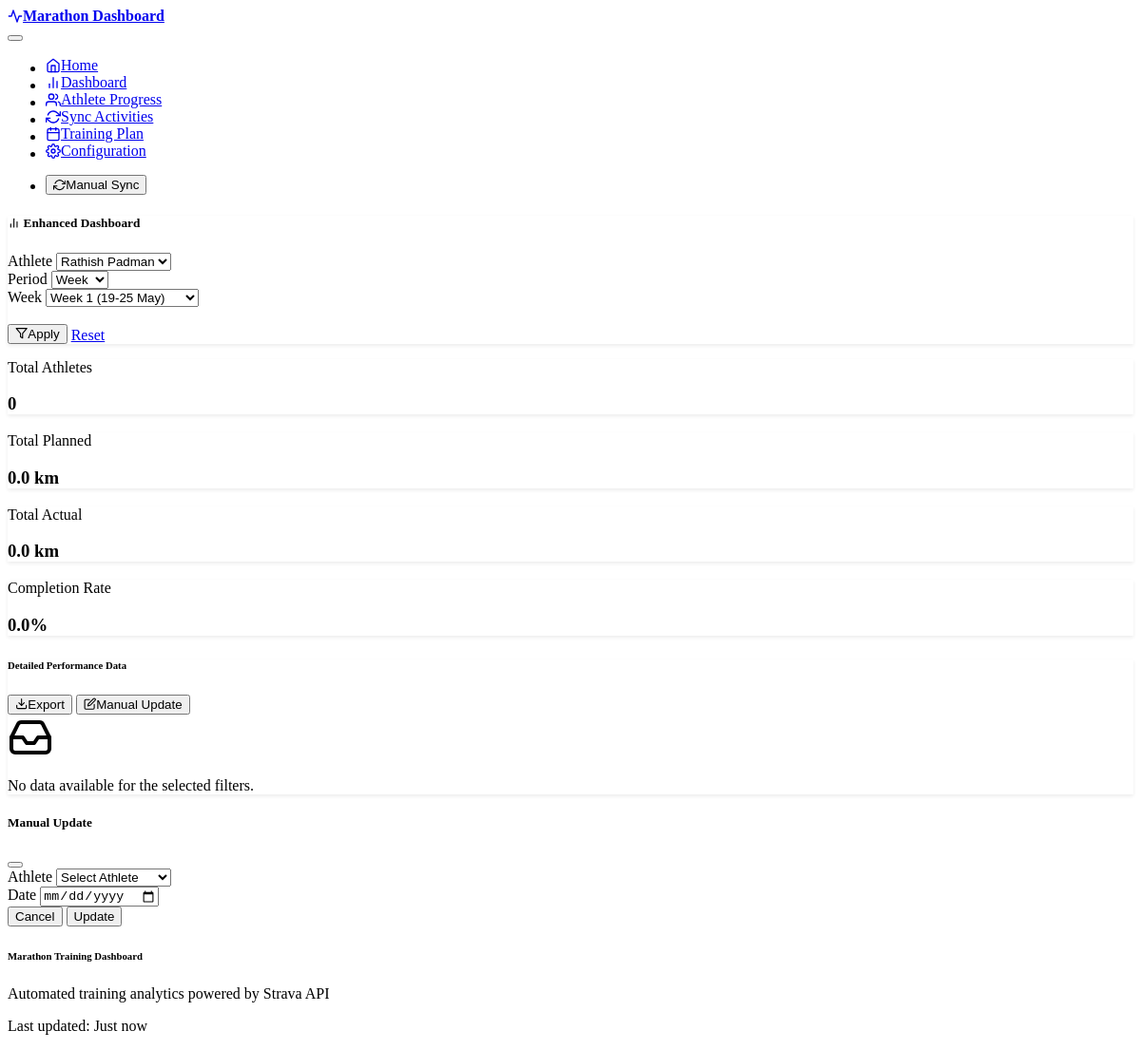
The app's page /dashboard?athlete_id=1, older data.
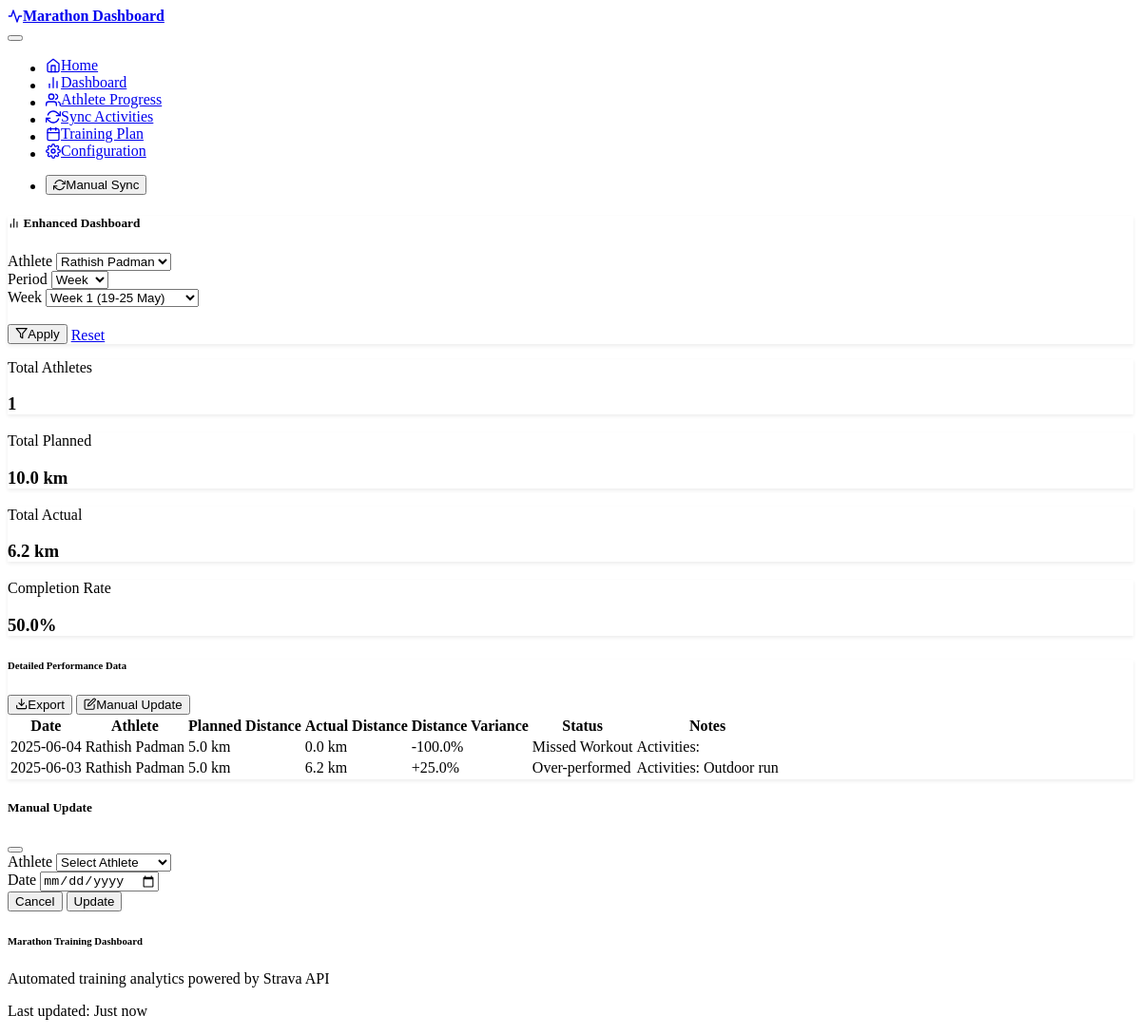
The same page, newer data.
### models.py (models this page shows)
class DailySummary(db.Model):
    id = db.Column(db.Integer, primary_key=True)
    athlete_id = db.Column(db.Integer,
                           db.ForeignKey('athlete.id'),
                           nullable=False)
    summary_date = db.Column(db.DateTime, nullable=False)
    actual_distance_km = db.Column(db.Float, nullable=True)
    planned_distance_km = db.Column(db.Float, nullable=True)
    actual_pace_min_per_km = db.Column(db.Float, nullable=True)
    planned_pace_min_per_km = db.Column(db.Float, nullable=True)
    distance_variance_percent = db.Column(db.Float, nullable=True)
    pace_variance_percent = db.Column(db.Float, nullable=True)
    status = db.Column(db.String(50),
                       nullable=True)  # On Track, Under-performed, etc.
    notes = db.Column(db.Text, nullable=True)
    created_at = db.Column(db.DateTime, default=datetime.utcnow)
    __table_args__ = (
        UniqueConstraint('athlete_id', 'summary_date', name='uq_daily_summary_athlete_date'),
        db.Index('idx_daily_summary_date', 'summary_date'),
        db.Index('idx_daily_summary_athlete', 'athlete_id'),
        db.Index('idx_daily_summary_status', 'status')
    )
    __table_args__ = (UniqueConstraint('athlete_id', 'summary_date', name='uq_daily_summary_athlete_date'),)

class Athlete(db.Model):
    id = db.Column(db.Integer, primary_key=True)
    name = db.Column(db.String(100), nullable=False)
    strava_athlete_id = db.Column(db.Integer, unique=True, nullable=True)
    refresh_token = db.Column(db.String(255), nullable=True)
    access_token = db.Column(db.String(255), nullable=True)
    token_expires_at = db.Column(db.DateTime, nullable=True)
    is_active = db.Column(db.Boolean, default=True)
    created_at = db.Column(db.DateTime, default=datetime.utcnow)
    activities = db.relationship('Activity', backref='athlete', lazy=True)
    planned_workouts = db.relationship('PlannedWorkout',
                                       backref='athlete',
                                       lazy=True)
    daily_summaries = db.relationship('DailySummary',
                                      backref='athlete',
                                      lazy=True)

### routes.py (the view, shortened to what this page needs)
@app.route('/dashboard')
def dashboard():
    try:
        athlete_filter = request.args.get('athlete_id', type=int)
        date_filter = request.args.get('date')
        period_filter = request.args.get('period', 'week')  # Default to week view
        activity_filter = request.args.get('activity_type', 'all')
        week_filter = request.args.get('week')
        month_filter = request.args.get('month')
        start_date_filter = request.args.get('start_date')
        end_date_filter = request.args.get('end_date')
        base_date = datetime(2025, 5, 19)  # Week 1 starts May 19
        current_date = datetime.now()
        days_since_base = (current_date.date() - base_date.date()).days
        current_week_num = (days_since_base // 7) + 1
        if period_filter == 'day':
            if start_date_filter:
                target_date = datetime.strptime(start_date_filter, '%Y-%m-%d')
            else:
                target_date = datetime.now().replace(hour=0, minute=0, second=0, microsecond=0)
        elif period_filter == 'week':
            if week_filter:
                week_num = int(week_filter.split('-')[1]) - 1
                target_date = base_date + timedelta(weeks=week_num)
            else:
                target_date = base_date + timedelta(weeks=current_week_num - 1)
                week_filter = f"week-{current_week_num}"
        else:
            target_date = datetime.now().replace(hour=0, minute=0, second=0, microsecond=0)
        all_athletes = db.session.query(Athlete).filter_by(is_active=True).order_by(Athlete.name).all()
        dashboard_data = get_enhanced_dashboard_data(
            target_date, athlete_filter, period_filter, activity_filter,
            start_date_filter, end_date_filter
        )
        dashboard_builder = DashboardBuilder()
        weekly_trends = dashboard_builder.get_weekly_trends(target_date)
        return render_template('dashboard.html',
                               dashboard_data=dashboard_data,
                               weekly_trends=weekly_trends,
                               target_date=target_date,
                               all_athletes=all_athletes,
                               filters={
                                   'athlete_id': athlete_filter,
                                   'date': date_filter,
                                   'period': period_filter,
                                   'activity_type': activity_filter,
                                   'week': week_filter,
                                   'month': month_filter,
                                   'start_date': start_date_filter,
                                   'end_date': end_date_filter
                               })
    except Exception as e:
        logger.error(f"Error loading dashboard: {e}")
        flash(f"Error loading dashboard: {e}", "error")
        return redirect(url_for('index'))

### templates/dashboard.html (shortened to what the changed rows need)
{% extends "base.html" %}
{% block content %}
<div class="container">
    <div class="row mb-4">
        <div class="col-md-3">
            <div class="card bg-primary text-white h-100">
                <div class="card-body">
                    <div class="d-flex justify-content-between">
                        <div>
                            <p class="card-text">Total Athletes</p>
                            <h3 class="mb-0" id="tile-total-athletes">{{ dashboard_data.period_stats.total_athletes }}</h3>
                        </div>
                    </div>
                </div>
            </div>
        </div>
        <div class="col-md-3">
            <div class="card bg-success text-white h-100">
                <div class="card-body">
                    <div class="d-flex justify-content-between">
                        <div>
                            <p class="card-text">Total Planned</p>
                            <h3 class="mb-0" id="tile-total-planned">{{ "%.1f"|format(dashboard_data.period_stats.total_planned) }} km</h3>
                        </div>
                    </div>
                </div>
            </div>
        </div>
        <div class="col-md-3">
            <div class="card bg-info text-white h-100">
                <div class="card-body">
                    <div class="d-flex justify-content-between">
                        <div>
                            <p class="card-text">Total Actual</p>
                            <h3 class="mb-0" id="tile-total-actual">{{ "%.1f"|format(dashboard_data.period_stats.total_actual) }} km</h3>
                        </div>
                    </div>
                </div>
            </div>
        </div>
        <div class="col-md-3">
            <div class="card bg-{{ 'success' if dashboard_data.period_stats.completion_rate >= 80 else 'warning' if dashboard_data.period_stats.completion_rate >= 60 else 'danger' }} text-white h-100">
                <div class="card-body">
                    <div class="d-flex justify-content-between">
                        <div>
                            <p class="card-text">Completion Rate</p>
                            <h3 class="mb-0" id="tile-completion-rate">{{ "%.1f"|format(dashboard_data.period_stats.completion_rate) }}%</h3>
                        </div>
                    </div>
                </div>
            </div>
        </div>
    </div>
    <div class="row mb-4">
        <div class="col-12">
            <div class="card">
                <div class="card-body">
                    {% if dashboard_data.summaries %}
                    <div class="table-responsive">
                        <table class="table table-hover" id="summaryTable">
                            <thead>
                                <tr>
                                    <th>Date</th>
                                    <th>Athlete</th>
                                    <th>Planned Distance</th>
                                    <th>Actual Distance</th>
                                    <th>Distance Variance</th>
                                    <th>Status</th>
                                    <th>Notes</th>
                                </tr>
                            </thead>
                            <tbody>
                                {% for summary in dashboard_data.summaries %}
                                <tr>
                                    <td>{{ summary.date.strftime('%Y-%m-%d') }}</td>
                                    <td>{{ summary.athlete_name }}</td>
                                    <td>{{ "%.1f"|format(summary.planned_distance) }} km</td>
                                    <td>{{ "%.1f"|format(summary.actual_distance) }} km</td>
                                    <td>
                                        {% if summary.distance_variance > 0 %}
                                            <span class="text-success">+{{ "%.1f"|format(summary.distance_variance) }}%</span>
                                        {% elif summary.distance_variance < 0 %}
                                            <span class="text-danger">{{ "%.1f"|format(summary.distance_variance) }}%</span>
                                        {% else %}
                                            <span class="text-muted">0%</span>
                                        {% endif %}
                                    </td>
                                    <td>
                                        {% if summary.status == 'On Track' %}
                                            <span class="badge bg-success">{{ summary.status }}</span>
                                        {% elif summary.status == 'Over-performed' %}
                                            <span class="badge bg-info">{{ summary.status }}</span>
                                        {% elif summary.status == 'Under-performed' %}
                                            <span class="badge bg-warning">{{ summary.status }}</span>
                                        {% elif summary.status == 'Missed Workout' %}
                                            <span class="badge bg-danger">{{ summary.status }}</span>
                                        {% else %}
                                            <span class="badge bg-secondary">{{ summary.status }}</span>
                                        {% endif %}
                                    </td>
                                    <td>{{ summary.notes or '-' }}</td>
                                </tr>
                                {% endfor %}
                            </tbody>
                        </table>
                    </div>
                    {% else %}
                    <div class="text-center py-4">
                        <i data-feather="inbox" style="width: 3rem; height: 3rem;" class="text-muted mb-3"></i>
                        <p class="text-muted">No data available for the selected filters.</p>
                    </div>
                    {% endif %}
                </div>
            </div>
        </div>
    </div>
</div>
{% endblock %}

Row changes from the older to the newer data that the page shows:
added DailySummary: date "2025-06-04", planned_distance "5.0", distance_variance "-100.0", status "Missed Workout", notes "Activities:"
now on this page (row edited): Athlete: athlete_name "Rathish Padman" "Rathish Padman"
added DailySummary: date "2025-06-03", planned_distance "5.0", actual_distance "6.2", distance_variance "25.0", status "Over-performed", notes "Activities: Outdoor run"
Text that changed along with them:
{{ dashboard_data.period_stats.total_athletes }}: "0" → "1"
{{ "%.1f"|format(dashboard_data.period_stats.total_planned) }}: "0.0" → "10.0"
{{ "%.1f"|format(dashboard_data.period_stats.total_actual) }}: "0.0" → "6.2"
{{ "%.1f"|format(dashboard_data.period_stats.completion_rate) }}: "0.0" → "50.0"
text no longer shown: "No data available for the selected filters."
text now shown: "Date Athlete Planned Distance Actual Distance Distance Variance Status Notes"
new list line: "km 0.0 km %"
new list line: "km km + %"
